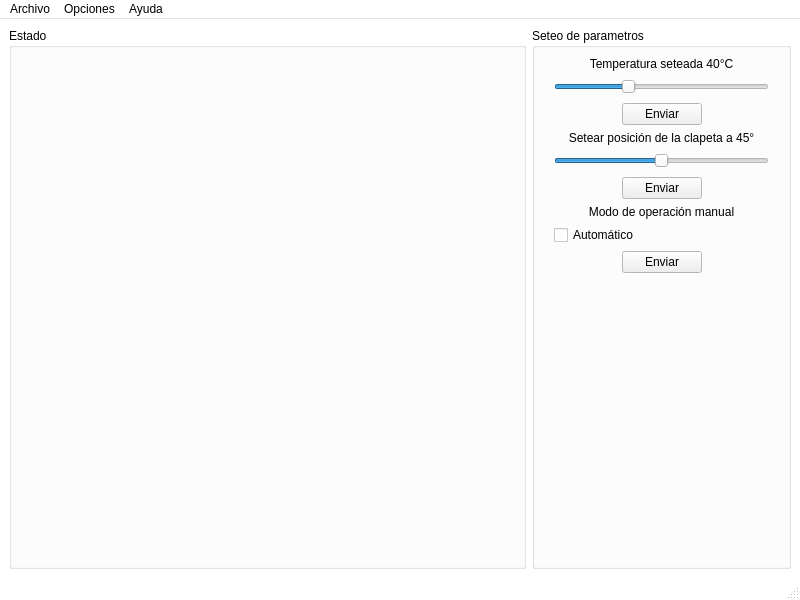
<?xml version="1.0" encoding="UTF-8"?>
<ui version="4.0">
 <class>MainWindow</class>
 <widget class="QMainWindow" name="MainWindow">
  <property name="geometry">
   <rect>
    <x>0</x>
    <y>0</y>
    <width>800</width>
    <height>600</height>
   </rect>
  </property>
  <property name="minimumSize">
   <size>
    <width>800</width>
    <height>600</height>
   </size>
  </property>
  <property name="palette">
   <palette>
    <active>
     <colorrole role="Base">
      <brush brushstyle="SolidPattern">
       <color alpha="255">
        <red>255</red>
        <green>255</green>
        <blue>255</blue>
       </color>
      </brush>
     </colorrole>
     <colorrole role="Window">
      <brush brushstyle="SolidPattern">
       <color alpha="255">
        <red>255</red>
        <green>255</green>
        <blue>255</blue>
       </color>
      </brush>
     </colorrole>
    </active>
    <inactive>
     <colorrole role="Base">
      <brush brushstyle="SolidPattern">
       <color alpha="255">
        <red>255</red>
        <green>255</green>
        <blue>255</blue>
       </color>
      </brush>
     </colorrole>
     <colorrole role="Window">
      <brush brushstyle="SolidPattern">
       <color alpha="255">
        <red>255</red>
        <green>255</green>
        <blue>255</blue>
       </color>
      </brush>
     </colorrole>
    </inactive>
    <disabled>
     <colorrole role="Base">
      <brush brushstyle="SolidPattern">
       <color alpha="255">
        <red>255</red>
        <green>255</green>
        <blue>255</blue>
       </color>
      </brush>
     </colorrole>
     <colorrole role="Window">
      <brush brushstyle="SolidPattern">
       <color alpha="255">
        <red>255</red>
        <green>255</green>
        <blue>255</blue>
       </color>
      </brush>
     </colorrole>
    </disabled>
   </palette>
  </property>
  <property name="windowTitle">
   <string>Panel principal</string>
  </property>
  <widget class="QWidget" name="centralwidget">
   <layout class="QHBoxLayout" name="horizontalLayout">
    <item>
     <widget class="QGroupBox" name="groupBoxEstadoSistema">
      <property name="sizePolicy">
       <sizepolicy hsizetype="Preferred" vsizetype="Preferred">
        <horstretch>2</horstretch>
        <verstretch>0</verstretch>
       </sizepolicy>
      </property>
      <property name="title">
       <string>Estado</string>
      </property>
      <layout class="QVBoxLayout" name="verticalLayout">
       <item>
        <widget class="Sistema" name="widgetEstado" native="true">
         <property name="sizePolicy">
          <sizepolicy hsizetype="Preferred" vsizetype="Preferred">
           <horstretch>0</horstretch>
           <verstretch>0</verstretch>
          </sizepolicy>
         </property>
         <property name="minimumSize">
          <size>
           <width>0</width>
           <height>0</height>
          </size>
         </property>
        </widget>
       </item>
      </layout>
     </widget>
    </item>
    <item>
     <widget class="QGroupBox" name="groupBoxParametros">
      <property name="sizePolicy">
       <sizepolicy hsizetype="Preferred" vsizetype="Preferred">
        <horstretch>1</horstretch>
        <verstretch>0</verstretch>
       </sizepolicy>
      </property>
      <property name="maximumSize">
       <size>
        <width>400</width>
        <height>16777215</height>
       </size>
      </property>
      <property name="title">
       <string>Seteo de parametros</string>
      </property>
      <layout class="QVBoxLayout" name="verticalLayout_3">
       <item>
        <layout class="QVBoxLayout" name="verticalLayout_2">
         <item>
          <widget class="QLabel" name="labelTemperaturaSeteada">
           <property name="text">
            <string>Temperatura seteada 40°C</string>
           </property>
           <property name="alignment">
            <set>Qt::AlignCenter</set>
           </property>
          </widget>
         </item>
         <item>
          <spacer name="verticalSpacer_2">
           <property name="orientation">
            <enum>Qt::Vertical</enum>
           </property>
           <property name="sizeType">
            <enum>QSizePolicy::Preferred</enum>
           </property>
           <property name="sizeHint" stdset="0">
            <size>
             <width>20</width>
             <height>2</height>
            </size>
           </property>
          </spacer>
         </item>
         <item>
          <layout class="QHBoxLayout" name="horizontalLayout_3">
           <item>
            <spacer name="horizontalSpacer">
             <property name="orientation">
              <enum>Qt::Horizontal</enum>
             </property>
             <property name="sizeType">
              <enum>QSizePolicy::Preferred</enum>
             </property>
             <property name="sizeHint" stdset="0">
              <size>
               <width>10</width>
               <height>20</height>
              </size>
             </property>
            </spacer>
           </item>
           <item>
            <widget class="QSlider" name="horizontalSliderTemperaturaSalida">
             <property name="minimum">
              <number>20</number>
             </property>
             <property name="maximum">
              <number>80</number>
             </property>
             <property name="value">
              <number>40</number>
             </property>
             <property name="orientation">
              <enum>Qt::Horizontal</enum>
             </property>
            </widget>
           </item>
           <item>
            <spacer name="horizontalSpacer_4">
             <property name="orientation">
              <enum>Qt::Horizontal</enum>
             </property>
             <property name="sizeType">
              <enum>QSizePolicy::Preferred</enum>
             </property>
             <property name="sizeHint" stdset="0">
              <size>
               <width>10</width>
               <height>20</height>
              </size>
             </property>
            </spacer>
           </item>
          </layout>
         </item>
        </layout>
       </item>
       <item>
        <layout class="QHBoxLayout" name="horizontalLayout_5">
         <item>
          <spacer name="horizontalSpacer_7">
           <property name="orientation">
            <enum>Qt::Horizontal</enum>
           </property>
           <property name="sizeHint" stdset="0">
            <size>
             <width>40</width>
             <height>20</height>
            </size>
           </property>
          </spacer>
         </item>
         <item>
          <widget class="QPushButton" name="pushButtonEnviarTemperatura">
           <property name="text">
            <string>Enviar</string>
           </property>
          </widget>
         </item>
         <item>
          <spacer name="horizontalSpacer_8">
           <property name="orientation">
            <enum>Qt::Horizontal</enum>
           </property>
           <property name="sizeHint" stdset="0">
            <size>
             <width>40</width>
             <height>20</height>
            </size>
           </property>
          </spacer>
         </item>
        </layout>
       </item>
       <item>
        <layout class="QVBoxLayout" name="verticalLayout_4">
         <item>
          <widget class="QLabel" name="labelGradosClapeta">
           <property name="text">
            <string>Setear posición de la clapeta a 45°</string>
           </property>
           <property name="alignment">
            <set>Qt::AlignCenter</set>
           </property>
          </widget>
         </item>
         <item>
          <spacer name="verticalSpacer_3">
           <property name="orientation">
            <enum>Qt::Vertical</enum>
           </property>
           <property name="sizeType">
            <enum>QSizePolicy::Preferred</enum>
           </property>
           <property name="sizeHint" stdset="0">
            <size>
             <width>20</width>
             <height>2</height>
            </size>
           </property>
          </spacer>
         </item>
         <item>
          <layout class="QHBoxLayout" name="horizontalLayout_4">
           <item>
            <spacer name="horizontalSpacer_5">
             <property name="orientation">
              <enum>Qt::Horizontal</enum>
             </property>
             <property name="sizeType">
              <enum>QSizePolicy::Preferred</enum>
             </property>
             <property name="sizeHint" stdset="0">
              <size>
               <width>10</width>
               <height>20</height>
              </size>
             </property>
            </spacer>
           </item>
           <item>
            <widget class="QSlider" name="horizontalSliderGradosClapeta">
             <property name="maximum">
              <number>90</number>
             </property>
             <property name="value">
              <number>45</number>
             </property>
             <property name="orientation">
              <enum>Qt::Horizontal</enum>
             </property>
            </widget>
           </item>
           <item>
            <spacer name="horizontalSpacer_6">
             <property name="orientation">
              <enum>Qt::Horizontal</enum>
             </property>
             <property name="sizeType">
              <enum>QSizePolicy::Preferred</enum>
             </property>
             <property name="sizeHint" stdset="0">
              <size>
               <width>10</width>
               <height>20</height>
              </size>
             </property>
            </spacer>
           </item>
          </layout>
         </item>
        </layout>
       </item>
       <item>
        <layout class="QHBoxLayout" name="horizontalLayout_2">
         <item>
          <spacer name="horizontalSpacer_2">
           <property name="orientation">
            <enum>Qt::Horizontal</enum>
           </property>
           <property name="sizeHint" stdset="0">
            <size>
             <width>40</width>
             <height>20</height>
            </size>
           </property>
          </spacer>
         </item>
         <item>
          <widget class="QPushButton" name="pushButtonEnviarGradosClapeta">
           <property name="text">
            <string>Enviar</string>
           </property>
          </widget>
         </item>
         <item>
          <spacer name="horizontalSpacer_3">
           <property name="orientation">
            <enum>Qt::Horizontal</enum>
           </property>
           <property name="sizeHint" stdset="0">
            <size>
             <width>40</width>
             <height>20</height>
            </size>
           </property>
          </spacer>
         </item>
        </layout>
       </item>
       <item>
        <layout class="QVBoxLayout" name="verticalLayout_5">
         <item>
          <widget class="QLabel" name="labelModo">
           <property name="text">
            <string>Modo de operación manual</string>
           </property>
           <property name="alignment">
            <set>Qt::AlignCenter</set>
           </property>
          </widget>
         </item>
         <item>
          <spacer name="verticalSpacer_4">
           <property name="orientation">
            <enum>Qt::Vertical</enum>
           </property>
           <property name="sizeType">
            <enum>QSizePolicy::Preferred</enum>
           </property>
           <property name="sizeHint" stdset="0">
            <size>
             <width>20</width>
             <height>2</height>
            </size>
           </property>
          </spacer>
         </item>
         <item>
          <layout class="QHBoxLayout" name="horizontalLayout_6">
           <item>
            <spacer name="horizontalSpacer_9">
             <property name="orientation">
              <enum>Qt::Horizontal</enum>
             </property>
             <property name="sizeType">
              <enum>QSizePolicy::Preferred</enum>
             </property>
             <property name="sizeHint" stdset="0">
              <size>
               <width>10</width>
               <height>20</height>
              </size>
             </property>
            </spacer>
           </item>
           <item>
            <widget class="QCheckBox" name="checkBoxModo">
             <property name="enabled">
              <bool>true</bool>
             </property>
             <property name="text">
              <string>Automático</string>
             </property>
             <property name="checked">
              <bool>false</bool>
             </property>
            </widget>
           </item>
           <item>
            <spacer name="horizontalSpacer_10">
             <property name="orientation">
              <enum>Qt::Horizontal</enum>
             </property>
             <property name="sizeType">
              <enum>QSizePolicy::Preferred</enum>
             </property>
             <property name="sizeHint" stdset="0">
              <size>
               <width>10</width>
               <height>20</height>
              </size>
             </property>
            </spacer>
           </item>
          </layout>
         </item>
        </layout>
       </item>
       <item>
        <layout class="QHBoxLayout" name="horizontalLayout_7">
         <item>
          <spacer name="horizontalSpacer_11">
           <property name="orientation">
            <enum>Qt::Horizontal</enum>
           </property>
           <property name="sizeHint" stdset="0">
            <size>
             <width>40</width>
             <height>20</height>
            </size>
           </property>
          </spacer>
         </item>
         <item>
          <widget class="QPushButton" name="pushButtonEnviarModo">
           <property name="text">
            <string>Enviar</string>
           </property>
          </widget>
         </item>
         <item>
          <spacer name="horizontalSpacer_12">
           <property name="orientation">
            <enum>Qt::Horizontal</enum>
           </property>
           <property name="sizeHint" stdset="0">
            <size>
             <width>40</width>
             <height>20</height>
            </size>
           </property>
          </spacer>
         </item>
        </layout>
       </item>
       <item>
        <spacer name="verticalSpacer">
         <property name="orientation">
          <enum>Qt::Vertical</enum>
         </property>
         <property name="sizeHint" stdset="0">
          <size>
           <width>20</width>
           <height>382</height>
          </size>
         </property>
        </spacer>
       </item>
      </layout>
     </widget>
    </item>
   </layout>
  </widget>
  <widget class="QMenuBar" name="menuBar">
   <property name="geometry">
    <rect>
     <x>0</x>
     <y>0</y>
     <width>800</width>
     <height>26</height>
    </rect>
   </property>
   <widget class="QMenu" name="menuArchivo">
    <property name="title">
     <string>Archivo</string>
    </property>
    <addaction name="actionConectar"/>
    <addaction name="separator"/>
    <addaction name="actionSalir"/>
   </widget>
   <widget class="QMenu" name="menuOpciones">
    <property name="title">
     <string>Opciones</string>
    </property>
    <addaction name="actionGr_ficas"/>
   </widget>
   <widget class="QMenu" name="menuAcerca_de">
    <property name="title">
     <string>Ayuda</string>
    </property>
   </widget>
   <addaction name="menuArchivo"/>
   <addaction name="menuOpciones"/>
   <addaction name="menuAcerca_de"/>
  </widget>
  <widget class="QStatusBar" name="statusBar"/>
  <action name="actionSalir">
   <property name="text">
    <string>Salir</string>
   </property>
  </action>
  <action name="actionGr_ficas">
   <property name="text">
    <string>Gráficas</string>
   </property>
  </action>
  <action name="actionConectar">
   <property name="text">
    <string>Conectar</string>
   </property>
  </action>
 </widget>
 <customwidgets>
  <customwidget>
   <class>Sistema</class>
   <extends>QWidget</extends>
   <header>sistema.h</header>
   <container>1</container>
  </customwidget>
 </customwidgets>
 <resources/>
 <connections/>
</ui>
